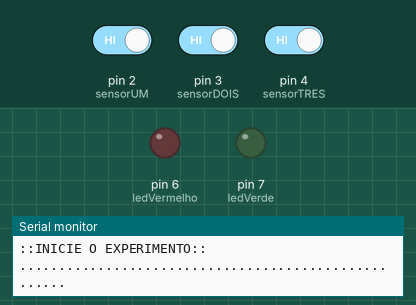
Bench run of a sketch on a simulated Arduino Uno, built with avr-gcc and run on an emulated ATmega328P. On the bench: output pins drawn as LEDs (lit = HIGH), the last lines printed to the serial monitor. Inputs (shaded band) come from the test bench; at power-on: pin 4 (sensorTRES) HIGH, pin 3 (sensorDOIS) HIGH, pin 2 (sensorUM) HIGH.

Above: at 4.4 s.
4.5 s: pin 4 (sensorTRES) driven LOW
At 5.5 s:
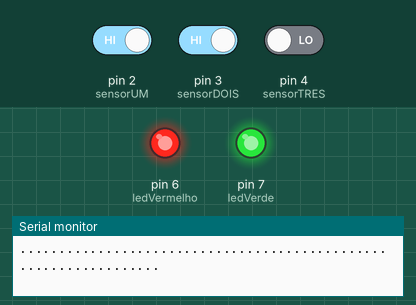
6.0 s: pin 3 (sensorDOIS) driven LOW
8.6 s: pin 4 (sensorTRES) driven HIGH
At 10.3 s:
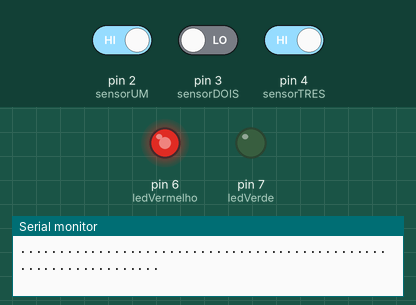
10.8 s: pin 2 (sensorUM) driven LOW
At 11.4 s:
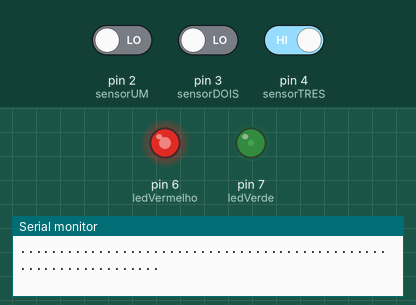
12.3 s: pin 4 (sensorTRES) driven LOW
At 12.9 s:
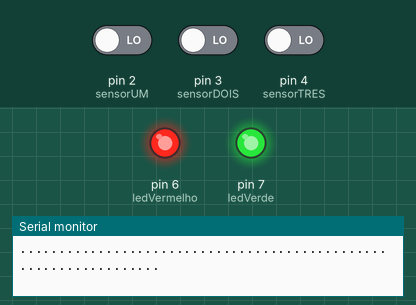
13.8 s: pin 2 (sensorUM) driven HIGH and pin 4 (sensorTRES) driven HIGH
At 14.7 s:
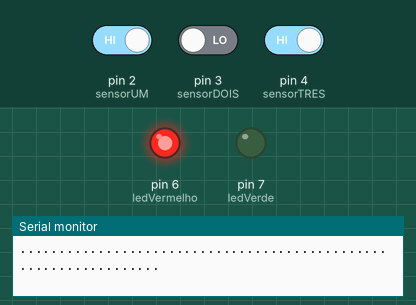
Timing chart, 0 to 16.8 s (numbered marks = the images above; inputs shaded):
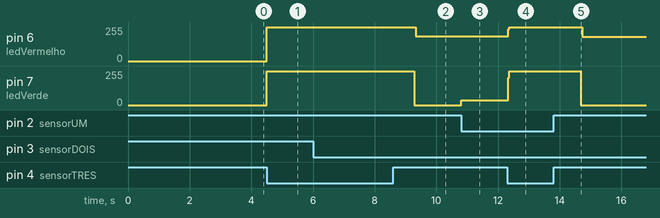

Measured:
- after the input at 4.5 s, pin 6 (ledVermelho), pin 7 (ledVerde): 0/255 → 255/255 at once
- after the input at 8.6 s, pin 6 (ledVermelho): 255/255 → 185/255 after 0.73 s; pin 7 (ledVerde): 255/255 → 0/255 after 0.69 s
- after the input at 10.8 s, pin 7 (ledVerde): 0/255 → 35/255 at once
- after the input at 12.3 s, pin 6 (ledVermelho): 185/255 → 255/255 at once; pin 7 (ledVerde): 35/255 → 255/255 at once
- after the input at 13.8 s, pin 6 (ledVermelho): 255/255 → 183/255 after 0.93 s; pin 7 (ledVerde): 255/255 → 0/255 after 0.89 s

The sketch:

queda-livre1-modificado.ino
```cpp
/* UNIVERSIDADE FEDERAL RURAL DO SEMI-ARIDO
 * CENTRO DE CIENCIAS EXATAS E NATURAIS - CCEN
 * BACHARELADO EM CIENCIAS E TECNOLOGIA - BCT
 *
 * O programa calcula o intervalo de tempo entre três sensores
 infravermelho,
 * e determina se o movimento é uniforme ou uniformemente variado
 * Este programa poderá ser usado para se determinar a aceleração
 gravitacional
 */
const int ledVerde = 7; // O LED verde deverá ser ligado no pino digital 7
const int ledVermelho = 6; // O LED vermelho deverá ser ligado no pino digital 6
const int sensorUM = 2; // Configura o pino digital 2 para o PRIMEIRO SENSOR
const int sensorDOIS = 3; // Configura o pino digital 3 para o SEGUNDO SENSOR
const int sensorTRES = 4; // Configura o pino digital 4 para o TERCEIRO SENSOR
int estadoUM; // variável que guarda estado do primeiro sensor
int estadoDOIS; // variável que guarda estado do segundo sensor
int estadoTRES; // variável que guarda estado do terceiro sensor
long interTempoUM ; // tempo decorrido no primeiro intervalo
long interTempoDOIS ; // tempo decorrido no segundo intervalo
long instanteUM = 0; // tempo total decorrido desde que o programa foi executado
long instanteDOIS = 0; // tempo total decorrido desde que o programa foi executado
long instanteTRES= 0; // tempo total decorrido desde que o programa foi executado
float velocidadeUM;
float velocidadeDOIS;
long deslocamentoUM = 500; // distancia sugerida em milimetro entre sensor 1 e 2. Mude a medida se for conveniente
long deslocamentoDOIS = 500; // distancia sugerida em milimetro entre sensor 2 e 3. Mude a medida se for conveniente
long tempoTotal = 2000;
float g; // aceleração gravitacional

void setup()
{
  Serial.begin(9600);

  Serial.println(".....................................................");
  Serial.println("TESTES DE EXPERIMENTOS FÍSICOS COM ARDUINO");
  Serial.println(".....................................................");
  delay(1000); //Pausa de 1 segundos
  Serial.println(".....................................................");
  Serial.println("::CINEMATICA::");
  Serial.println(".....................................................");
  delay(1000); //Pausa de 1 segundos

  Serial.println(".....................................................");
  Serial.println("Afericao da Aceleracao Gravitacional (g)");
  Serial.println(".....................................................");
  delay(500); //Pausa de 0.5 segundos
  Serial.println("::INICIE O EXPERIMENTO::");
  Serial.println(".....................................................");
  delay(500); //Pausa de 0.5 segundos

  pinMode(ledVermelho, OUTPUT); // Configura o pino 6 como saída
  pinMode(ledVerde, OUTPUT); // Configura o pino 7 como saída
  pinMode(sensorUM, INPUT); // Configura o pino 2 como entrada
  pinMode(sensorDOIS, INPUT); // Configura o pino 3 como entrada
  pinMode(sensorTRES, INPUT); // Configura o pino 4 como entrada
  digitalWrite(ledVermelho, LOW); // desliga LED vermelho
  digitalWrite(ledVerde, LOW); // desliga LED verde
}

void loop()
{
  estadoUM = digitalRead(sensorUM); // Ler o sensor UM e armazena em estadoUM
  if(estadoUM == LOW)
  {
    digitalWrite(ledVerde, HIGH); // Liga o LED VERDE
    digitalWrite(ledVermelho, LOW); // desliga o LED VERMELHO
    instanteUM = millis(); // armazena o tempo Total decorrido para Sensor UM
  }
  else
  {
    digitalWrite(ledVerde, LOW); // desliga os lEDs VERDE e VERMELHO
    digitalWrite(ledVermelho, LOW);
  }

  estadoDOIS = digitalRead(sensorDOIS); // Ler o sensor DOIS e armazena em estadoDOIS
  if(estadoDOIS == LOW)
  {
    digitalWrite(ledVerde, LOW); // desliga LED verde
    digitalWrite(ledVermelho, HIGH); // liga LED vermelho
    instanteDOIS = millis(); // armazena o tempo Total decorrido para Sensor DOIS

    interTempoUM = (instanteDOIS - instanteUM); // cálculo do primeiro intervalo de tempo
    velocidadeUM = (0.001 * deslocamentoUM)/(0.001 * interTempoUM); // calculo da velocidade média entre 1 e 2 sensor
  }
  else
  {
    digitalWrite(ledVerde, LOW);
    digitalWrite(ledVermelho, LOW); //desliga os LED verde e Vermelho
  }

  estadoTRES = digitalRead(sensorTRES); // Ler o sensor TRÊS e armazena em estadoTRES
  if(estadoTRES == LOW) {
    digitalWrite(ledVerde, HIGH); // liga LED Verde
    digitalWrite(ledVermelho, HIGH); // liga LED Vermelho
    instanteTRES = millis(); // armazena o tempo Total decorrido para Sensor TRÊS

    interTempoDOIS = (instanteTRES - instanteDOIS);
    velocidadeDOIS = (0.001 * deslocamentoDOIS)/(0.001 * interTempoDOIS); // calculo da velocidade média entre 1 e 2 sensor

    g = ((velocidadeDOIS*velocidadeDOIS) - (velocidadeUM*velocidadeUM))/(2 * 0.001 * deslocamentoDOIS); // eq. De Torricelli

    //g = (pow(velDOIS, 2) - pow(velUM, 2)) / (2 * distDOIS); // eq. De Torricelli

    //Gustavo: Essa parte, foi adicionada por mim, para que eu pudesse ver quais
    //valores que estavam entrando em cada uma das variáveis usadas nas contas.

    Serial.print("d1: ");
    Serial.println(deslocamentoUM);
    Serial.print("t1: ");
    Serial.println(interTempoUM);
    Serial.print("v1: ");
    Serial.println(velocidadeUM);
    Serial.println(".................................................................");
    Serial.println(".................................................................");
    Serial.print("d2: ");
    Serial.println(deslocamentoDOIS);
    Serial.print("t2: ");
    Serial.println(interTempoDOIS);
    Serial.print("v2: ");
    Serial.println(velocidadeDOIS);


    Serial.println(".................................................................");
    Serial.print(" |||| Aceleracao Gravitacional (em m/s^2) |||| g= ");
    Serial.println(g); // imprime no monitor serial o valor aproximado da aceleração gravitacional
    Serial.println(".................................................................");
    Serial.println(".................................................................");
    delay(tempoTotal); //tempo de espera para efetuar nova leitura
  }
  else
  {
    digitalWrite(ledVerde, LOW);
    digitalWrite(ledVermelho, LOW); // desliga LED verde e Vermelho
  }
}
```
